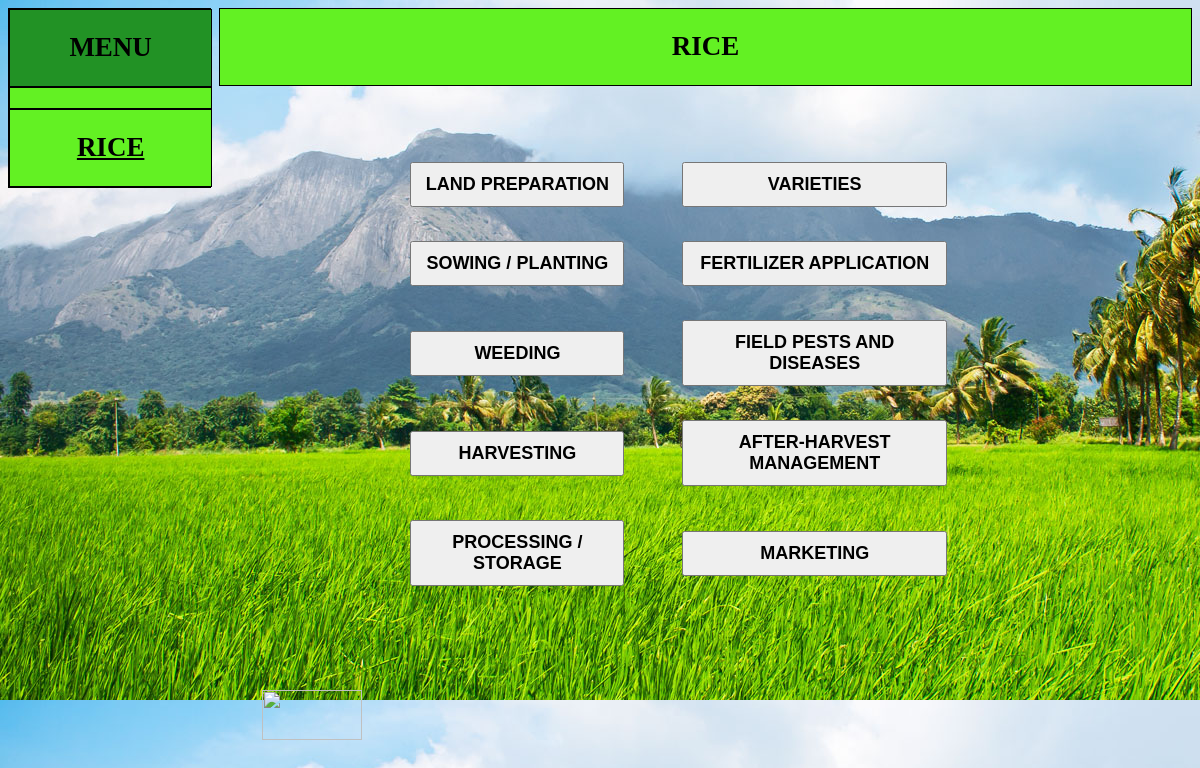
The app's page /sub2.php?id=69 with its own data.
### tables this page shows
CREATE TABLE `levelitem` (
  `id` smallint(6) DEFAULT NULL,
  `parentId` smallint(6) DEFAULT NULL,
  `choiceText` text,
  `answerText` text,
  `nextLevelQues` tinyint(4) DEFAULT NULL
);

### sub2.php (the view, shortened to what this page needs)
<?php
include('include/config.php');
$id=$_SESSION['id2'];
?>
<!doctype html>
<html>
<head>
<link href="css/style.css" rel="stylesheet">
</head>
<body>
<div class="wrapper">
	<div class="s_menu b">
		<div class="men b">
		<h2>MENU</h2>
		</div>
        <div class="m1 b">
        </div>
		<div class="m1 active b">
		<h2><?php echo $_SESSION['sub2']; ?></h2>
		</div>
	</div>
	<div class="head1 b" align="center"><h2><?php echo $_SESSION['sub2']; ?></h2></div>
	<div class="main-content">
		<div class="content">
		<table align="center">
		<tr>
		<?php
			$count=1;
        if($id==23) {
            $sql1 = "SELECT * from levelitem where	parentId=23";
            }
        elseif ($id==69){
            $sql1 = "SELECT * from levelitem where	parentId=69";
        }
        elseif ($id==3){
            $sql1 = "SELECT * from levelitem where	parentId=3";
        }
        elseif ($id==101){
            $sql1 = "SELECT * from levelitem where	parentId=101";
        }
        elseif ($id==138){
            $sql1 = "SELECT * from levelitem where	parentId=138";
        }
        elseif ($id==167){
            $sql1 = "SELECT * from levelitem where	parentId=167";
        }
        elseif ($id==189){
            $sql1 = "SELECT * from levelitem where	parentId=189";
        }
        elseif ($id==211){
            $sql1 = "SELECT * from levelitem where	parentId=211";
        }
        elseif ($id==252){
            $sql1 = "SELECT * from levelitem where	parentId=252";
        }
        elseif ($id==232){
            $sql1 = "SELECT * from levelitem where	parentId=232";
        }
        elseif ($id==270){
            $sql1 = "SELECT * from levelitem where	parentId=270";
        }
        elseif ($id==317){
            $sql1 = "SELECT * from levelitem where	parentId=317";
        }
        elseif ($id==330){
            $sql1 = "SELECT * from levelitem where	parentId=330";
        }
        elseif ($id==347){
            $sql1 = "SELECT * from levelitem where	parentId=347";
        }
        elseif ($id==373){
            $sql1 = "SELECT * from levelitem where	parentId=373";
        }
        elseif ($id==391){
            $sql1 = "SELECT * from levelitem where	parentId=391";
        }
        elseif ($id==415){
            $sql1 = "SELECT * from levelitem where	parentId=415";
        }
        else
        {
            $sql1 = "SELECT * from levelitem where	parentId=3";
        }
                    $query1 = $conn->query($sql1);
                    while($row1 = $query1->fetch_assoc()){
						if($count<=2)
						{
			 ?>
				<td><button class="mbtn"><a href="sub3.php?id=<?php echo $row1['id']; ?>"><?php echo $row1['choiceText']; ?></a></button></td>
		<?php
                            $count++;
						}else
					{
						$count=2;
						?>
						</tr><tr>
						<td><button class="mbtn"><a href="sub3.php?id=<?php echo $row1['id']; ?>"><?php echo $row1['choiceText']; ?></a></button></td>
						<?php
					}
					}
			?>
		</table>
		</div>
		<div class="back-bt">
			<a href="sub1.php?id=<?php echo $_SESSION['id1']; ?>"><img src="img/arrow.png" height="50px" width="100px"></a>
		</div>
	</div>
</div>
</body>
</html>

### css/style.css (style rules this page uses)
body { background-image: url("slider1.png") ; -webkit-background-size: inherit; -moz-background-size: inherit; -o-background-size: inherit; background-size: inherit; }
.wrapper .b { border: 1px solid black; }
.wrapper { height: 100%; width: 100%; }
.s_menu { height: 80%; width: 17%; background-color: transparent; float: left; }
.head1 { height: 10%; width: 82%; background-color:#63f123; font-size: large; float: right; }
.head1 h2 { text-transform: uppercase; }
.main-content { height: 75%; width: 75%; background-color: transparent; position: fixed; top: 15%; left: 21%; }
.content { top: 18%; height: 70%; width: 75%; position: fixed; }
.back-bt img { left: 21%; top: 85%; position: fixed; margin: 10px; }
.s_menu .men { height: auto; width: 100%; background: #229225; text-align: center; text-transform: uppercase; color: black; font-size: large; }
.s_menu .m1 { height: 20%; width: 100%; background: #63f123; text-align: center; text-transform: uppercase; word-wrap: break-word }
.content button { margin: 15px 10px; height: 30%; width: 80%; }
.active { text-decoration: underline; font-size: large; }
.mbtn { padding: 10px; font-weight: bold; font-size: large; text-transform: uppercase; }
.wrapper a { text-decoration: none; color: black; }

### records on screen
levelitem: choiceText "LAND PREPARATION"
levelitem: choiceText "VARIETIES"
levelitem: choiceText "SOWING / PLANTING"
levelitem: choiceText "FERTILIZER APPLICATION"
levelitem: choiceText "WEEDING"
levelitem: choiceText "FIELD PESTS AND DISEASES"
levelitem: choiceText "HARVESTING"
levelitem: choiceText "AFTER-HARVEST MANAGEMENT"
levelitem: choiceText "PROCESSING / STORAGE"
levelitem: choiceText "MARKETING"

### other values on screen
$_SESSION['sub2'] "RICE"
